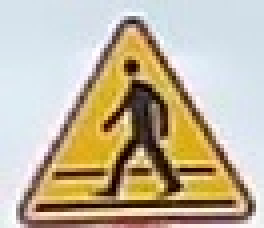
#> input picture data/raw/polish_traffic_signs_dataset/test/A-16/2019_0719_142601_003 1318_0.jpg, 66 x 57 px (shown 4 times larger)
$ python -i preprocessing.py   (imports and definitions only)
#> lines starting #> are read from the running program, lines starting #| are printed output that depends on the picture
#> further down, picture is the input picture: PIL image 66x57 RGB; mean R, G, B 194.5, 182.6, 159.2
from __future__ import annotations
import numpy as np
from PIL import Image
import cv2
from torchvision import transforms


# [79 lines left out: functions identity, gamma_correction, histogram_equalization, not called in this run]


def clahe(
    image: Image.Image,
    clip_limit: float = 2.0,
    tile_grid_size: tuple[int, int] = (8, 8),
) -> Image.Image:

#> called with clip_limit = 2, tile_grid_size = (8, 8)
    image = image.convert("RGB")

    array = np.asarray(
        image
    )

    lab = cv2.cvtColor(
        array,
        cv2.COLOR_RGB2LAB,
    )
#> lab: shape (57, 66, 3); mean of channels 0, 1, 2 189.1, 130.6, 141.7

    l_channel, a_channel, b_channel = (
        cv2.split(lab)
    )
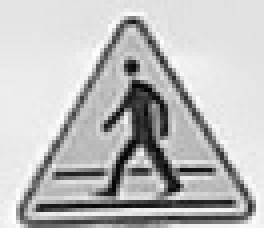
#> l_channel: shape (57, 66) (shown 4 times larger); min 3, max 254, mean 189.1
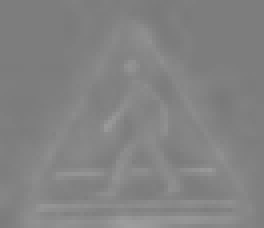
#> a_channel: shape (57, 66) (shown 4 times larger); min 121, max 157, mean 130.6
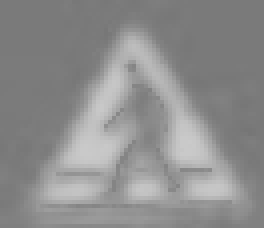
#> b_channel: shape (57, 66) (shown 4 times larger); min 118, max 202, mean 141.7

    clahe_operator = cv2.createCLAHE(
        clipLimit=clip_limit,
        tileGridSize=tile_grid_size,
    )

    l_enhanced = (
        clahe_operator.apply(
            l_channel
        )
    )
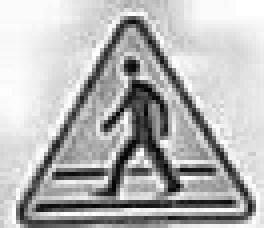
#> l_enhanced: shape (57, 66) (shown 4 times larger); min 5, max 255, mean 182.3

    enhanced_lab = cv2.merge(
        [
            l_enhanced,
            a_channel,
            b_channel,
        ]
    )
#> enhanced_lab: shape (57, 66, 3); mean of channels 0, 1, 2 182.3, 130.6, 141.7

    result = cv2.cvtColor(
        enhanced_lab,
        cv2.COLOR_LAB2RGB,
    )
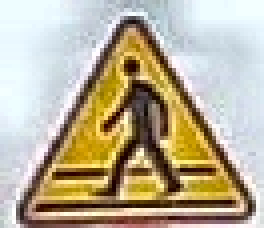
#> result: shape (57, 66, 3) (shown 4 times larger); mean R, G, B 186.9, 176, 152

    return Image.fromarray(
        result
    )


# [120 lines left out: functions build_preprocessor, build_preprocessing_eval_transform, build_preprocessing_train_transform, not called in this run]

>>> from PIL import Image
>>> picture = Image.open('../../data/raw/polish_traffic_signs_dataset/test/A-16/2019_0719_142601_003 1318_0.jpg')
>>> result = clahe(picture)
